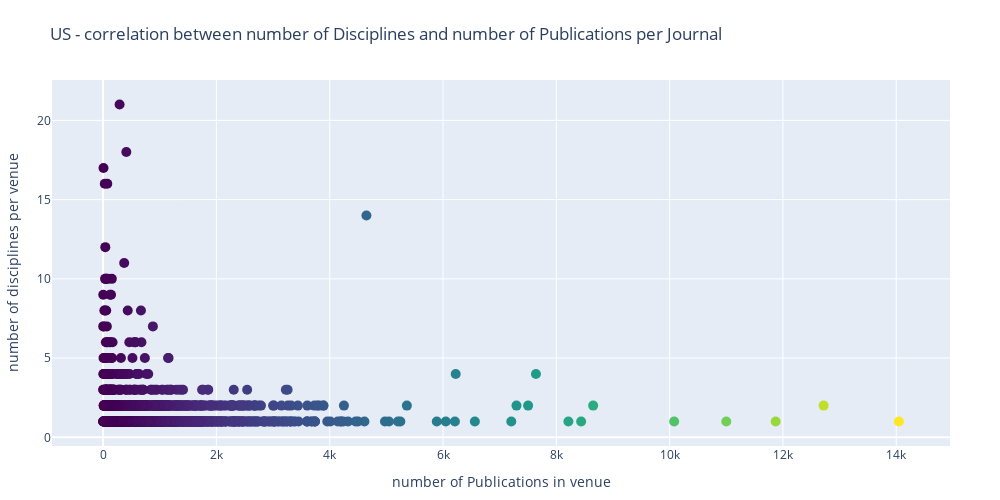

The cell this chart's notebook holds for it:
### Code cell
# UK

# Define a colormap - You can choose any colormap you like
cmap = plt.get_cmap('viridis')

# Create a trace for the scatter plot
scatter_trace = go.Scatter(
    x=uk_data["Publications_in_venue"],
    y=uk_data["disc_count"],
    mode='markers',
    marker=dict(size=10, color=uk_data["Publications_in_venue"], colorscale='viridis'),
    text=us_data["Original Title"],  # Use the 'metadata' column from us_data for tooltips
    hoverinfo='text'
)

# Create the layout for the plot
layout = go.Layout(
    title="US - correlation between number of Disciplines and number of Publications per Journal",
    xaxis_title="number of Publications in venue",
    yaxis_title="number of disciplines per venue",
    width=1000,              # Adjust the width of the plot
    height=500,             # Adjust the height of the plot
    margin=dict(l=50, r=50, t=80, b=50),  # Adjust the margins around the plot
)

# Create the figure and add the trace and layout
fig = go.Figure(data=[scatter_trace], layout=layout)

# Display the interactive scatter plot
fig.show()

pio.write_html(fig, file='scatter_correlation_ndisc_npub_UK.html')

### Figure 1 — Plotly figure (JSON) as saved in the notebook; plotly's stock layout.template omitted (floating-point values rounded to 4 significant figures; data arrays with more than 128 entries replaced by an {"elided": "..."} marker saying what was removed)
{"data": [{"hoverinfo": "text", "marker": {"color": {"elided": "1349 int values"}, "colorscale": [[0, "#440154"], [0.1111, "#482878"], [0.2222, "#3e4989"], [0.3333, "#31688e"], [0.4444, "#26828e"], [0.5556, "#1f9e89"], [0.6667, "#35b779"], [0.7778, "#6ece58"], [0.8889, "#b5de2b"], [1, "#fde725"]], "size": 10}, "mode": "markers", "text": {"elided": "1161 str values"}, "type": "scatter", "x": {"elided": "1349 int values"}, "y": {"elided": "1349 int values"}}], "layout": {"height": 500, "margin": {"b": 50, "l": 50, "r": 50, "t": 80}, "title": {"text": "US - correlation between number of Disciplines and number of Publications per Journal"}, "width": 1000, "xaxis": {"title": {"text": "number of Publications in venue"}}, "yaxis": {"title": {"text": "number of disciplines per venue"}}}}
